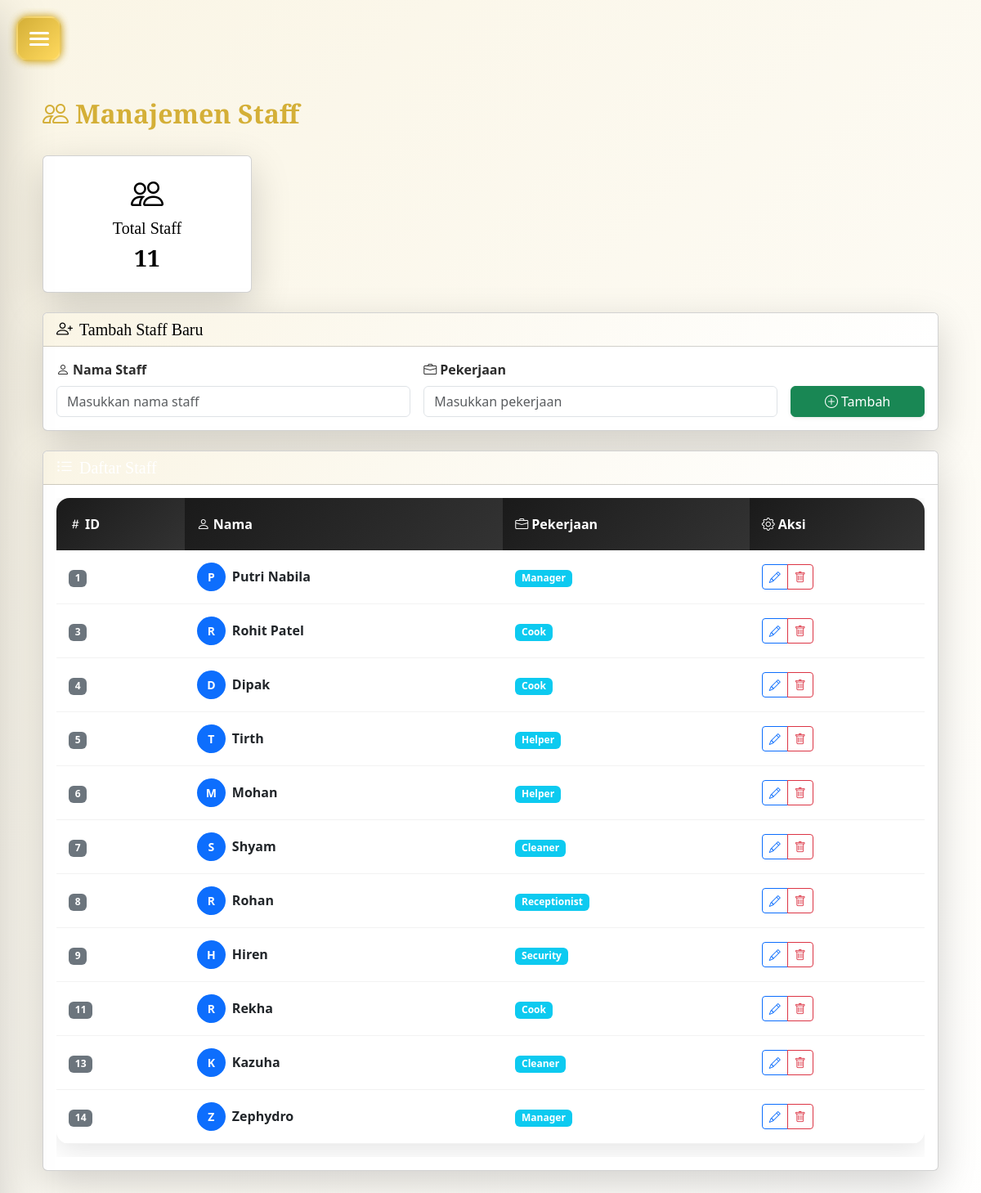
The page /admin/staff.php (signed in) on the database its author committed.
### tables this page shows
CREATE TABLE `staff` (
  `id` int(11) NOT NULL,
  `name` varchar(100) NOT NULL,
  `work` varchar(50) NOT NULL,
  `email` varchar(100) DEFAULT NULL,
  `phone` varchar(20) DEFAULT NULL,
  `salary` decimal(10,2) DEFAULT NULL,
  `hire_date` date DEFAULT NULL,
  `status` enum('aktif','nonaktif') DEFAULT 'aktif'
);

### admin/staff.php (the view, shortened to what this page needs)
<?php
require '../config/koneksi.php';
$result = $conn->query("SELECT * FROM staff ORDER BY id ASC");
?>
<!DOCTYPE html>
<html lang="id">
<head>
    <link rel="stylesheet" href="../assets/style.css">
    <link href="https://cdn.jsdelivr.net/npm/bootstrap@5.3.0/dist/css/bootstrap.min.css" rel="stylesheet">
    <link rel="stylesheet" href="https://cdn.jsdelivr.net/npm/bootstrap-icons@1.10.5/font/bootstrap-icons.css">
</head>
<body class="admin-body">
    <?php require('sidebar.php'); ?>
<button class="hamburger-btn">
    <div class="hamburger-icon">
    </div>
</button>
    <div class="main-content">
        <div class="container-fluid">
            <div class="d-flex justify-content-between align-items-center mb-4 fade-in-up">
                <h2 class="fw-bold text-gold">
                    <i class="bi bi-people me-2"></i>Manajemen Staff
                </h2>
            </div>
            <div class="row mb-4">
                <div class="col-md-3">
                    <div class="card stats-card bg-gradient-primary text-black shadow-lg fade-in-up">
                        <div class="card-body text-center">
                            <i class="bi bi-people fs-1 mb-2"></i>
                            <h5>Total Staff</h5>
                            <h3 class="fw-bold"><?= mysqli_num_rows($result) ?></h3>
                        </div>
                    </div>
                </div>
            </div>
            <div class="card shadow-lg mb-4 fade-in-up">
                <div class="card-header bg-gradient-success text-black">
                    <h5 class="mb-0">
                        <i class="bi bi-person-plus me-2"></i>Tambah Staff Baru
                    </h5>
                </div>
                <div class="card-body">
                    <form action="" method="POST" class="row g-3">
                        <div class="col-md-5">
                            <label for="name" class="form-label fw-bold">
                                <i class="bi bi-person me-1"></i>Nama Staff
                            </label>
                            <input type="text" name="name" id="name" class="form-control" placeholder="Masukkan nama staff" required>
                        </div>
                        <div class="col-md-5">
                            <label for="work" class="form-label fw-bold">
                                <i class="bi bi-briefcase me-1"></i>Pekerjaan
                            </label>
                            <input type="text" name="work" id="work" class="form-control" placeholder="Masukkan pekerjaan" required>
                        </div>
                        <div class="col-md-2 d-flex align-items-end">
                            <button type="submit" name="add" class="btn btn-success w-100 shadow-sm">
                                <i class="bi bi-plus-circle me-1"></i>Tambah
                            </button>
                        </div>
                    </form>
                </div>
            </div>
            <div class="card shadow-lg fade-in-up">
                <div class="card-header bg-gradient-info text-white">
                    <h5 class="mb-0">
                        <i class="bi bi-list-ul me-2"></i>Daftar Staff
                    </h5>
                </div>
                <div class="card-body">
                    <div class="table-responsive">
                        <table class="table table-hover">
                            <thead class="table-dark">
                                <tr>
                                    <th><i class="bi bi-hash me-1"></i>ID</th>
                                    <th><i class="bi bi-person me-1"></i>Nama</th>
                                    <th><i class="bi bi-briefcase me-1"></i>Pekerjaan</th>
                                    <th><i class="bi bi-gear me-1"></i>Aksi</th>
                                </tr>
                            </thead>
                            <tbody>
                                <?php
                                mysqli_data_seek($result, 0);
                                while ($row = $result->fetch_assoc()):
                                ?>
                                <tr>
                                    <td><span class="badge bg-secondary"><?= $row['id']; ?></span></td>
                                    <td>
                                        <div class="d-flex align-items-center">
                                            <div class="avatar-circle bg-primary text-white me-2">
                                                <?= strtoupper(substr($row['name'], 0, 1)) ?>
                                            </div>
                                            <strong><?= htmlspecialchars($row['name']); ?></strong>
                                        </div>
                                    </td>
                                    <td>
                                        <span class="badge bg-info"><?= htmlspecialchars($row['work']); ?></span>
                                    </td>
                                    <td>
                                        <div class="btn-group" role="group">
                                            <button class="btn btn-sm btn-outline-primary" data-bs-toggle="modal" data-bs-target="#editModal<?= $row['id']; ?>" title="Edit Staff">
                                                <i class="bi bi-pencil"></i>
                                            </button>
                                            <a href="?delete=<?= $row['id']; ?>" onclick="return confirm('Yakin ingin menghapus staff ini?')" class="btn btn-sm btn-outline-danger" title="Hapus Staff">
                                                <i class="bi bi-trash"></i>
                                            </a>
                                        </div>
                                    </td>
                                </tr>
                                <?php endwhile; ?>
                            </tbody>
                        </table>
                    </div>
                </div>
            </div>
        </div>
</div>
</body>
</html>

### assets/style.css (style rules this page uses)
:root { --primary-gold: #d4af37; --primary-dark: #1a1a1a; --primary-green: #2c5530; --accent-cream: #faf5e5; --text-dark: #2c2c2c; --text-light: #666666; --glass-bg: rgba(255, 255, 255, 0.1); --glass-border: rgba(255, 255, 255, 0.2); --shadow-soft: 0 8px 32px rgba(0, 0, 0, 0.1); --shadow-medium: 0 12px 48px rgba(0, 0, 0, 0.15); --shadow-strong: 0 20px 64px rgba(0, 0, 0, 0.2); --transition-smooth: all 0.4s cubic-bezier(0.4, 0, 0.2, 1); --transition-fast: all 0.2s ease; --border-radius: 16px; --border-radius-lg: 24px; }
* { margin: 0; padding: 0; box-sizing: border-box; }
html { scroll-behavior: smooth; }
body { font-family: "Inter", sans-serif; background: linear-gradient(135deg, var(--accent-cream) 0%, #ffffff 100%); color: var(--text-dark); line-height: 1.6; overflow-x: hidden; }
h1, h2, h3, h4, h5, h6 { font-family: "Playfair Display", serif; font-weight: 600; color: var(--primary-dark); margin-bottom: 1rem; }
h2 { font-size: 2.8rem; line-height: 1.3; }
h3 { font-size: 2.2rem; line-height: 1.4; }
h5 { font-size: 1.4rem; line-height: 1.5; }
.hamburger-btn { position: fixed; top: 30px; left: 30px; width: 60px; height: 60px; background: linear-gradient(135deg, var(--primary-gold), #b8860b); border: none; border-radius: 50%; cursor: pointer; z-index: 1001; display: flex; align-items: center; justify-content: center; box-shadow: var(--shadow-medium); transition: var(--transition-smooth); backdrop-filter: blur(10px); }
.hamburger-icon { width: 24px; height: 18px; position: relative; transform: rotate(0deg); transition: var(--transition-smooth); }
.main-content { margin-left: 0; min-height: 100vh; padding: 120px 40px 40px; transition: var(--transition-smooth); }
.form-control { border: 2px solid rgba(0, 0, 0, 0.1); border-radius: 12px; padding: 15px 20px; font-size: 1rem; transition: var(--transition-fast); background: rgba(255, 255, 255, 0.9); }
.form-label { font-weight: 600; color: var(--text-dark); margin-bottom: 8px; }
.btn { border-radius: 12px; padding: 15px 30px; font-weight: 600; font-size: 1rem; transition: var(--transition-fast); border: none; cursor: pointer; }
.card { border: none; border-radius: var(--border-radius); box-shadow: var(--shadow-soft); transition: var(--transition-smooth); background: white; overflow: hidden; }
.card-header { background: linear-gradient(135deg, var(--accent-cream), white); border-bottom: 1px solid rgba(0, 0, 0, 0.1); padding: 20px; }
.card-body { padding: 25px; }
.table { background: white; border-radius: var(--border-radius); overflow: hidden; box-shadow: var(--shadow-soft); }
.table thead th { background: linear-gradient(135deg, var(--primary-dark), #333); color: white; border: none; padding: 20px 15px; font-weight: 600; }
.table tbody td { padding: 15px; border-bottom: 1px solid rgba(0, 0, 0, 0.05); vertical-align: middle; }
.badge { padding: 8px 16px; border-radius: 20px; font-weight: 500; font-size: 0.85rem; }
.text-gold { color: var(--primary-gold); }
.fade-in-up { animation: fadeInUp 0.6s ease-out; }

### assets/css/hamburger-user.css (style rules this page uses)
:root { --bg-primary: #1c1c28; --bg-secondary: #181823; --card-bg: #23232e; --card-bg-lighter: #26263a; --primary-accent: #d4af37; --primary-accent-hover: #ffd95e; --secondary-accent-soft-purple: #9e8cfc; --secondary-accent-sky-blue: #6fc1ff; --text-primary: #ffffff; --text-secondary: #a0a0b0; --text-muted: #c0c0c0; --success-color: #4cd964; --danger-color: #ff5c5c; --border-accent: #2e2e40; --border-table: #2e2e40; }
.hamburger-btn { position: fixed; top: 20px; left: 20px; z-index: 9999; width: 55px; height: 55px; background: linear-gradient( 135deg, var(--primary-accent) 0%, var(--primary-accent-hover) 100% ); border: none; border-radius: 15px; cursor: pointer; display: flex; align-items: center; justify-content: center; box-shadow: 0 4px 15px rgba(244, 196, 48, 0.3); transition: all 0.3s ease; overflow: hidden; backdrop-filter: blur(8px); border: 2px solid rgba(255, 255, 255, 0.15); }
.main-content { transition: filter 0.3s ease; }
.hamburger-btn { box-shadow: 0 0 10px rgba(212, 175, 55, 0.8) !important; }

### admin/staff.php (style rules this page uses)
.avatar-circle { width: 35px; height: 35px; border-radius: 50%; display: flex; align-items: center; justify-content: center; font-size: 14px; font-weight: bold; }
.btn-group .btn { transition: all 0.3s ease; }

### rows shown on the page
staff: id "1", name "P", name "Putri Nabila", work "Manager"
staff: id "3", name "R", name "Rohit Patel", work "Cook"
staff: id "4", name "D", name "Dipak", work "Cook"
staff: id "5", name "T", name "Tirth", work "Helper"
staff: id "6", name "M", name "Mohan", work "Helper"
staff: id "7", name "S", name "Shyam", work "Cleaner"
staff: id "8", name "R", name "Rohan", work "Receptionist"
staff: id "9", name "H", name "Hiren", work "Security"
staff: id "11", name "R", name "Rekha", work "Cook"
staff: id "13", name "K", name "Kazuha", work "Cleaner"
staff: id "14", name "Z", name "Zephydro", work "Manager"

### other values the page prints
mysqli_num_rows($result) "11"
